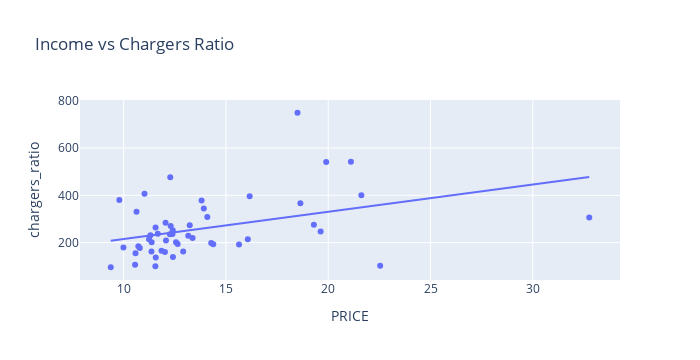

Here is the notebook cell this chart was saved with:
### Code cell
# Compare data of EV chargers ratio and Electricity Price by showing the scatter plot.
fig = px.scatter(
    ev_electricity,
    x = 'PRICE',
    y = 'chargers_ratio',
    title = 'Income vs Chargers Ratio',
    trendline = 'ols'
)

fig.update_layout(width = 700)
fig.show()

### Figure 1 — Plotly figure (JSON) as saved in the notebook; plotly's stock layout.template omitted (floating-point values rounded to 4 significant figures)
{"data": [{"hovertemplate": "PRICE=%{x}<br>chargers_ratio=%{y}<extra></extra>", "legendgroup": "", "marker": {"color": "#636efa", "symbol": "circle"}, "mode": "markers", "name": "", "orientation": "v", "showlegend": false, "type": "scatter", "x": [22.54, 12.41, 9.99, 13.16, 19.9, 12.28, 21.62, 12.05, 11.37, 12.26, 32.76, 13.81, 10.58, 12.56, 12.02, 11.56, 10.56, 9.37, 21.11, 13.92, 16.16, 16.07, 14.09, 13.23, 11.55, 11.85, 11.24, 12.07, 11.31, 19.63, 15.64, 13.37, 11.67, 19.3, 12.64, 10.72, 11.02, 14.38, 18.64, 12.91, 12.39, 10.79, 11.36, 10.63, 12.4, 18.5, 9.79, 14.28, 11.57, 12.3], "xaxis": "x", "y": [102.3, 138.6, 179.6, 229.2, 540.9, 476.4, 400.0, 283.9, 201.3, 235.7, 306.6, 378.2, 154.7, 201.7, 160.2, 263.9, 106.5, 95.76, 541.9, 344.0, 395.5, 214.5, 308.1, 272.9, 100.4, 166.0, 213.8, 209.2, 231.5, 246.8, 192.4, 219.0, 237.3, 275.6, 194.2, 184.8, 406.1, 193.3, 366.8, 162.3, 236.0, 177.1, 162.8, 330.9, 252.6, 749.1, 380.4, 198.3, 137.3, 270.5], "yaxis": "y"}, {"hovertemplate": "<b>OLS trendline</b><br>chargers_ratio = 11.5328 * PRICE + 99.691<br>R<sup>2</sup>=0.149251<br><br>PRICE=%{x}<br>chargers_ratio=%{y} <b>(trend)</b><extra></extra>", "legendgroup": "", "marker": {"color": "#636efa", "symbol": "circle"}, "mode": "lines", "name": "", "showlegend": false, "type": "scatter", "x": [9.37, 9.79, 9.99, 10.56, 10.58, 10.63, 10.72, 10.79, 11.02, 11.24, 11.31, 11.36, 11.37, 11.55, 11.56, 11.57, 11.67, 11.85, 12.02, 12.05, 12.07, 12.26, 12.28, 12.3, 12.39, 12.4, 12.41, 12.56, 12.64, 12.91, 13.16, 13.23, 13.37, 13.81, 13.92, 14.09, 14.28, 14.38, 15.64, 16.07, 16.16, 18.5, 18.64, 19.3, 19.63, 19.9, 21.11, 21.62, 22.54, 32.76], "xaxis": "x", "y": [207.8, 212.6, 214.9, 221.5, 221.7, 222.3, 223.3, 224.1, 226.8, 229.3, 230.1, 230.7, 230.8, 232.9, 233.0, 233.1, 234.3, 236.4, 238.3, 238.7, 238.9, 241.1, 241.3, 241.5, 242.6, 242.7, 242.8, 244.5, 245.5, 248.6, 251.5, 252.3, 253.9, 259.0, 260.2, 262.2, 264.4, 265.5, 280.1, 285.0, 286.1, 313.0, 314.7, 322.3, 326.1, 329.2, 343.1, 349.0, 359.6, 477.5], "yaxis": "y"}], "layout": {"height": 360, "legend": {"tracegroupgap": 0}, "title": {"text": "Income vs Chargers Ratio"}, "width": 700, "xaxis": {"anchor": "y", "autorange": true, "domain": [0, 1], "range": [7.867, 34.26], "title": {"text": "PRICE"}, "type": "linear"}, "yaxis": {"anchor": "x", "autorange": true, "domain": [0, 1], "range": [41.85, 803.0], "title": {"text": "chargers_ratio"}, "type": "linear"}}}
